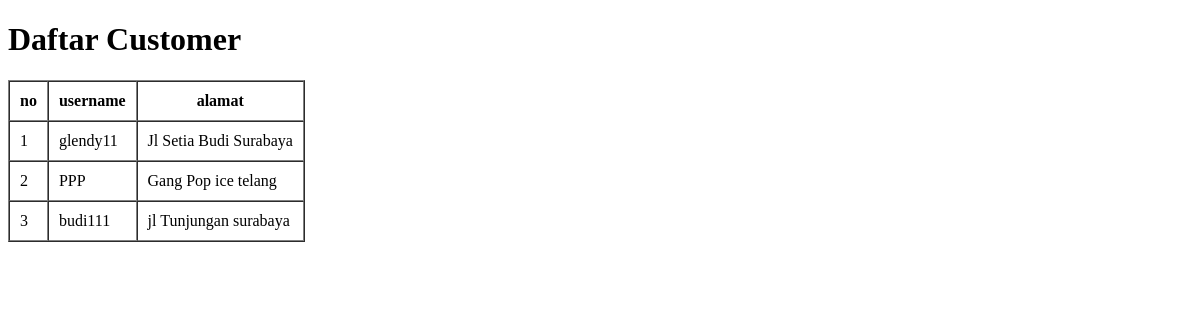
The page /coba/admin/customer/index.php on the database as committed earlier.
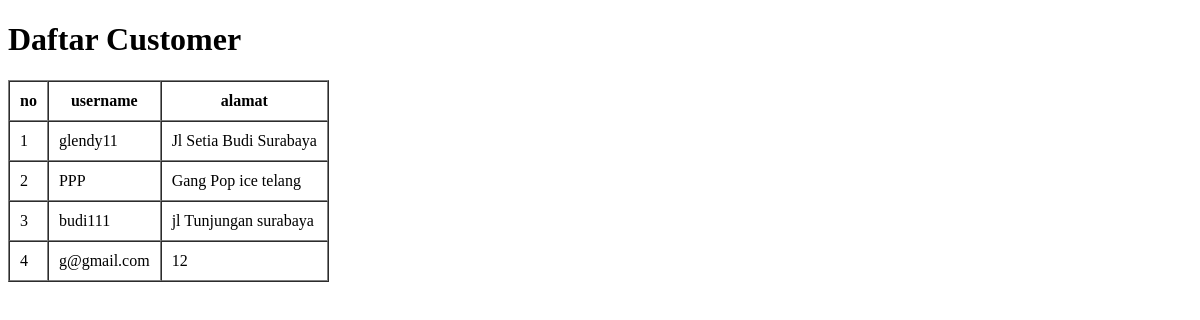
The same page on the database as committed later.
### tables this page shows
CREATE TABLE `customers` (
  `kodePelanggan` int(11) NOT NULL,
  `alamatPelanggan` varchar(100) DEFAULT NULL,
  `passwordPelanggan` varchar(256) NOT NULL,
  `usernamePelanggan` varchar(128) NOT NULL
);

### coba/function.php (called while the page is built, shortened)
<?php
function connect($servername,$database,$username,$password){
    $conn = new PDO("mysql:host=$servername;dbname=$database", $username, $password);
    return $conn;
}
$conn=connect("localhost","store","root","");
function selectData($query){
    global $conn;
    $stmt = $conn->prepare($query);
    $stmt->execute();
    $data = $stmt->fetchAll(PDO::FETCH_ASSOC);
    return $data;
}
?>

### coba/admin/customer/index.php (the view, shortened to what this page needs)
<?php
require "../../function.php";
$data=selectData("SELECT * FROM customers");
?>
<!DOCTYPE html>
<html lang="en">
<head>
</head>
<body>
    <h1>Daftar Customer</h1>
    <table border=1 cellpadding=10 cellspacing=0>
        <tr>
            <th>no</th>
            <th>username</th>
            <th>alamat</th>
        </tr>
        <?php
        $i=1;
        foreach($data as $ch){?>
           <tr>
            <td><?= $i; ?></td>
            <td><?= $ch["usernamePelanggan"] ?></td>
            <td><?= $ch["alamatPelanggan"] ?></td>
           </tr>
        <?php
        $i++;
        } ?>
    </table>
</body>
</html>

Rows that differ between the two databases and show on the page:
added customers: usernamePelanggan "g@gmail.com", alamatPelanggan "12"
